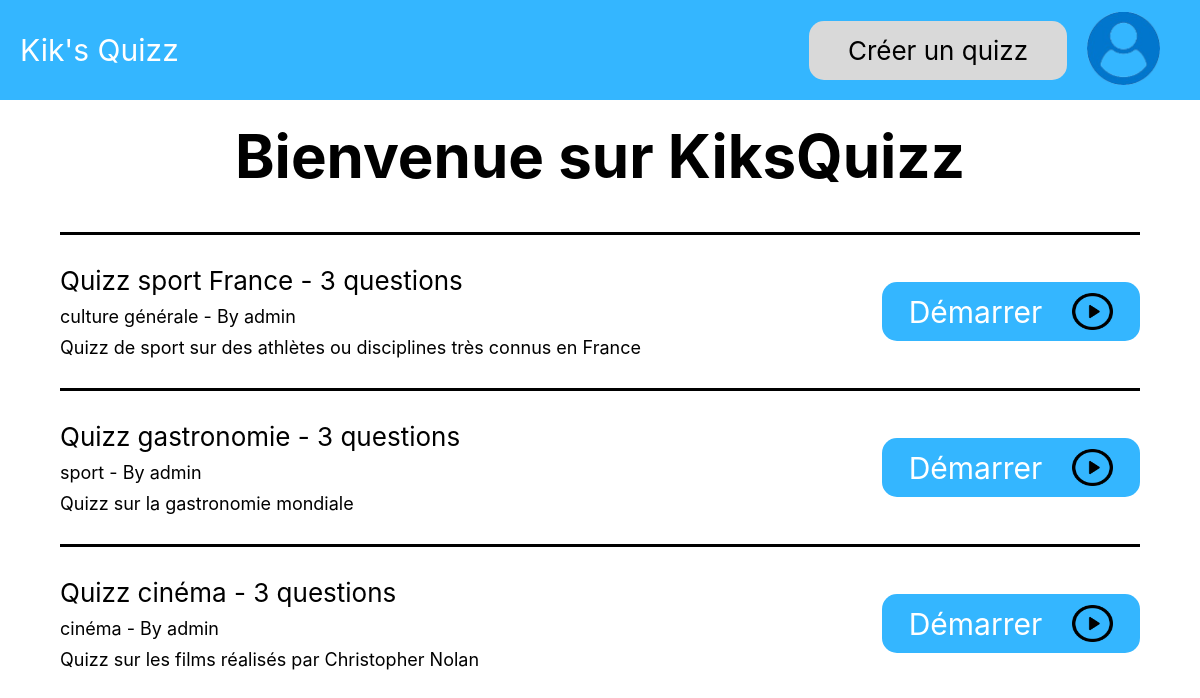
The page /v1/index.php on the database its author committed.
### tables this page shows
CREATE TABLE IF NOT EXISTS QUIZZ (
    idQuizz INT(11) NOT NULL AUTO_INCREMENT,
    titre_quizz VARCHAR(255) NOT NULL,
    description VARCHAR(255) NOT NULL,
    type_id INT(11) NOT NULL,
    user_id INT(11) NOT NULL,
    PRIMARY KEY (idQuizz),
    FOREIGN KEY (user_id) REFERENCES USER(idUser),
    FOREIGN KEY (type_id) REFERENCES TYPEQUIZZ(idType)

);

CREATE TABLE IF NOT EXISTS TYPEQUIZZ (
    idType INT(11) NOT NULL AUTO_INCREMENT,
    typeQ VARCHAR(255) unique NOT NULL,
    PRIMARY KEY (idType)
);

CREATE TABLE IF NOT EXISTS USER (
    idUser INT(11) NOT NULL AUTO_INCREMENT,
    username VARCHAR(255) NOT NULL,
    password VARCHAR(255) NOT NULL,
    admin BOOLEAN NOT NULL DEFAULT 0,
    PRIMARY KEY (idUser)
);

### v1/Classes/App/KiksQuizz.php (called while the page is built, shortened)
<?php
class KiksQuizz {
    private DataBaseManager $dbManager;
    public function __construct() {
        $connectionBD = new ConnectionBD();
        $pdo = $connectionBD->getPDO();
        $databaseManager = new DataBaseManager($pdo);
        $this->dbManager =$databaseManager;
    }
    public function afficheAccueil(): void {
        $quizzs = $this->dbManager->getQuizzBD()->getAllQuizz();
        require 'templates/accueil.php';
    }
}

### v1/Classes/Autoloader/autoloader.php (called while the page is built, shortened)
<?php
class Autoloader{
    static function autoload($fqcn){
        $path = str_replace('\\', '/', $fqcn);
    }
}

### v1/Classes/DatabaseManager/DatabaseManager.php (called while the page is built, shortened)
<?php
class DataBaseManager {
    private UserBD $userBD;
    private QuizzBD $quizzBD;
    private QuestionBD $questionBD;
    private TypeQuizzBD $typeQuizzBD;
    public function __construct(PDO $pdo) {
        $this->typeQuizzBD = new TypeQuizzBD($pdo);
        $this->choixBD = new ChoixBD($pdo);
        $this->questionBD = new QuestionBD($pdo, $this->choixBD);
        $this->quizzBD = new QuizzBD($pdo, $this->questionBD);
        $this->userBD = new UserBD($pdo, $this->quizzBD);
    }
    public function getUserBD(): UserBD {
        return $this->userBD;
    }
    public function getQuizzBD(): QuizzBD {
        return $this->quizzBD;
    }
    public function getQuestionBD(): QuestionBD {
        return $this->questionBD;
    }
    public function getTypeQuizzBD(): TypeQuizzBD {
        return $this->typeQuizzBD;
    }
}

### v1/Classes/ModelesBD/QuizzBD.php (called while the page is built, shortened)
<?php
class QuizzBD {
    private $db;
    public function __construct(PDO $db, QuestionBD $questionBD) {
        $this->db = $db;
    }
    public function getAllQuizz(): array {
        $stmt = $this->db->prepare("SELECT * FROM QUIZZ");
        $stmt->execute();
        $result = $stmt->fetchAll(PDO::FETCH_ASSOC);
        $quizzs = [];
        foreach ($result as $quizz) {
            $quizzs[] = new Quizz($quizz['idQuizz'], $quizz['titre_quizz'], $quizz['description'], $quizz['type_id'], $quizz['user_id']);
        }
        return $quizzs;
    }
}

### v1/Classes/Modeles/Quizz/Quizz.php (called while the page is built, shortened)
<?php
class Quizz
{
    private int $id_quizz;
    private string $titre_quizz;
    private string $description_quizz;
    private int $id_user;
    public function __construct(int $id_quizz, string $titre_quizz, string $description_quizz, int $id_typeQuizz, int $id_user)
    {
        $this->id_quizz = $id_quizz;
        $this->titre_quizz = $titre_quizz;
        $this->description_quizz = $description_quizz;
        $this->id_user = $id_user;
    }
    public function getId_quizz(): int
    {
        return $this->id_quizz;
    }
    public function getTitre_quizz(): string
    {
        return $this->titre_quizz;
    }
    public function getDescription_quizz(): string
    {
        return $this->description_quizz;
    }
    public function getId_user(): int
    {
        return $this->id_user;
    }
}

### v1/Classes/ModelesBD/QuestionBD.php (called while the page is built, shortened)
<?php
class QuestionBD {
    private $db;
    public function __construct(PDO $db, ChoixBD $choixBD) {
        $this->db = $db;
    }
    public function getQuestionsByQuizzId(int $quizzId): array {
        $stmt = $this->db->prepare("SELECT * FROM QUESTION WHERE quizz_id = ?");
        $stmt->execute([$quizzId]);
        $result = $stmt->fetchAll(PDO::FETCH_ASSOC);
        $questions = [];
        foreach ($result as $row) {
            $questions[] = new Question($row['idQst'], $row['labelQst'], $row['quizz_id']);
        }
        return $questions;
    }
}

### v1/Classes/ModelesBD/TypeQuizzBD.php (called while the page is built, shortened)
<?php
class TypeQuizzBD {
    private $db;
    public function __construct(PDO $db) {
        $this->db = $db;
    }
    public function getTypeQuizzById(int $typeId): TypeQuizz {
        $stmt = $this->db->prepare("SELECT * FROM TYPEQUIZZ WHERE idType = ?");
        $stmt->execute([$typeId]);
        $result = $stmt->fetch(PDO::FETCH_ASSOC);
        $typeQuizz = new TypeQuizz($result['idType'], $result['typeQ']);
        return $typeQuizz;
    }
}

### v1/Classes/Modeles/Quizz/Types/TypeQuizz/TypeQuizz.php (called while the page is built, shortened)
<?php
class TypeQuizz {
    public string $typeQ;
    public function __construct(int $idType, string $typeQ) {
        $this->typeQ = $typeQ;
    }
    public function getTypeQ(): string {
        return $this->typeQ;
    }
}

### v1/Classes/ModelesBD/UserBD.php (called while the page is built, shortened)
<?php
class UserBD {
    private $db;
    public function __construct(PDO $db, QuizzBD $quizzBD) {
        $this->db = $db;
    }
    public function getUserById(int $userId): User {
        $stmt = $this->db->prepare("SELECT * FROM USER WHERE idUser = ?");
        $stmt->execute([$userId]);
        $result = $stmt->fetch(PDO::FETCH_ASSOC);
        $admin = $result['admin'] === '1' ? true : false;
        $user = new User($result['idUser'], $result['username'], $result['password'], $admin);
        return $user;
    }
}

### v1/Classes/Modeles/User.php (called while the page is built, shortened)
<?php
class User {
    private string $username;
    public function __construct(int $id, string $username, string $password, bool $admin){
        $this->username = $username;
    }
    public function getUsername(): string{
        return $this->username;
    }
}

### v1/templates/accueil.php (the view, shortened to what this page needs)
<?php
include 'templates/navBar.php';
echo '<div class="container">';
    echo '<div class="top">';
        if (isset($this->user)) {
            echo '<h1 class="title-accueil">Bienvenue '. $this->user->getUsername() .'</h1>';
        }
        else{
            echo '<h1 class="title-accueil">Bienvenue sur KiksQuizz</h1>';
        }
    echo '</div>';
foreach ($quizzs as $quizz) {
    $typeDuQuiz = $this->dbManager->getTypeQuizzBD()->getTypeQuizzById($quizz->getId_quizz());
    $lesQuestions = $this->dbManager->getQuestionBD()->getQuestionsByQuizzId($quizz->getId_quizz());
    $user = $this->dbManager->getUserBD()->getUserById($quizz->getId_user());
    echo '<div class="quizz">';
        echo '<div class="infos">';
            echo '<p class="name">' . $quizz->getTitre_quizz() . ' - ' . count($lesQuestions) . ' questions</p>';
            echo '<p class="author">' . $typeDuQuiz->getTypeQ() . ' - By '.$user->getUsername().'</p>';
            echo '<p class="description">' . $quizz->getDescription_quizz() . '</p>';
        echo '</div>';
        echo '<div class="play">';
            echo '<a href="quizz.php?idQuizz='.$quizz->getId_quizz().'" class="play-button">Démarrer';
            echo '<img src="Assets/img/play.png" alt="play" class="play-img">';
            echo '</a>';
        echo '</div>';
    echo '</div>';
}
echo '</div>';

### v1/index.php (shortened to what this page needs)
<!DOCTYPE html>
<html lang="fr">
<head>
    <link rel="stylesheet" href="/Assets/css/base.css">
    <link rel="stylesheet" href="/Assets/css/connexion.css">
</head>
<body>
<?php
require 'Classes/Autoloader/autoloader.php';
$app = new KiksQuizz();
$app->afficheAccueil();
?>
</body>
</html>

### v1/templates/navBar.php (shortened to what this page needs)
<?php
echo '<div class="bar">';
    echo "<a href='accueil.php' class='titre'>Kik's Quizz</a>";
    echo "<div class='right'>";
        echo "<button class='btn-add' onclick=\"window.location.href='/creation.php'\">Créer un quizz</button>";
        echo "<a href='/connexion.php'><img class='img-user' src='/Assets/img/user.png'></a>";
    echo "</div>";
echo '</div>';

### v1/Assets/css/base.css (style rules this page uses)
* { margin: 0px; padding: 0px; text-decoration: none; list-style: none; color: #000; }
.bar { background-color: #34B6FF; width: 100%; height: 100px; z-index: 999; display: flex; justify-content: space-between; align-items: center; }
.img-user { width: 73px; height: 73px; }
.right { display: flex; justify-content: center; align-items: center; gap: 20px; margin-right: 40px; }
.titre { color: #FFF; font-family: Inter; font-size: 30px; text-decoration: none; margin-left: 20px; }
.btn-add { width: 258px; height: 59px; border-radius: 15px; background: #D9D9D9; color: #000; font-family: Inter; font-size: 26px; text-decoration: none; border: none; }
.title-accueil { font-family: Inter; font-size: 60px; margin-bottom: 40px; margin-top: 20px; }
.container { display: flex; justify-content: center; align-items: center; flex-direction: column; }
.quizz { width: 90%; display: flex; justify-content: space-between; align-items: center; border-top: #000 solid 3px; padding-top: 30px; margin-bottom: 30px; }
.infos { display: flex; flex-direction: column; gap: 10px; }
.play-button { width: 258px; height: 59px; border-radius: 15px; background: #34B6FF; color: #FFF; font-family: Inter; font-size: 30px; display: flex; justify-content: center; align-items: center; gap: 30px; }
.play-img { width: 41px; height: 37px; }
.name { font-family: Inter; font-size: 26px; }
.author { font-family: Inter; font-size: 18px; }
.description { font-family: Inter; font-size: 18px; }

### v1/Assets/css/connexion.css (style rules this page uses)
.container { display: flex; justify-content: center; align-items: center; width: 100%; }
.top { display: flex; justify-content: center; align-items: center; position: relative; width: 100%; }

### rows shown on the page
quizz: titre_quizz "Quizz sport France", count($lesQuestions) "3", typequizz.typeQ "culture générale", user.username "admin", description "Quizz de sport sur des athlètes ou disciplines très connus en France"
quizz: titre_quizz "Quizz gastronomie", count($lesQuestions) "3", typequizz.typeQ "sport", user.username "admin", description "Quizz sur la gastronomie mondiale"
quizz: titre_quizz "Quizz cinéma", count($lesQuestions) "3", type.typeQ "cinéma", user.username "admin", description "Quizz sur les films réalisés par Christopher Nolan"
